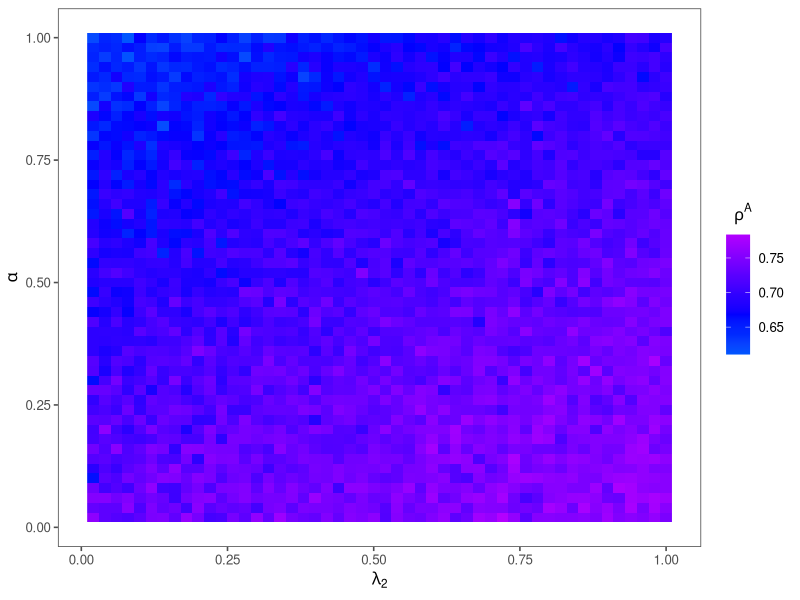
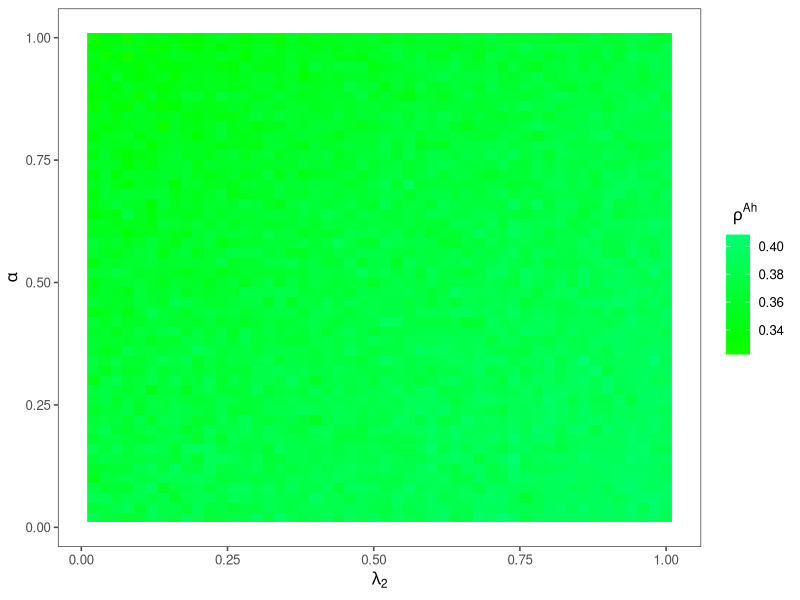
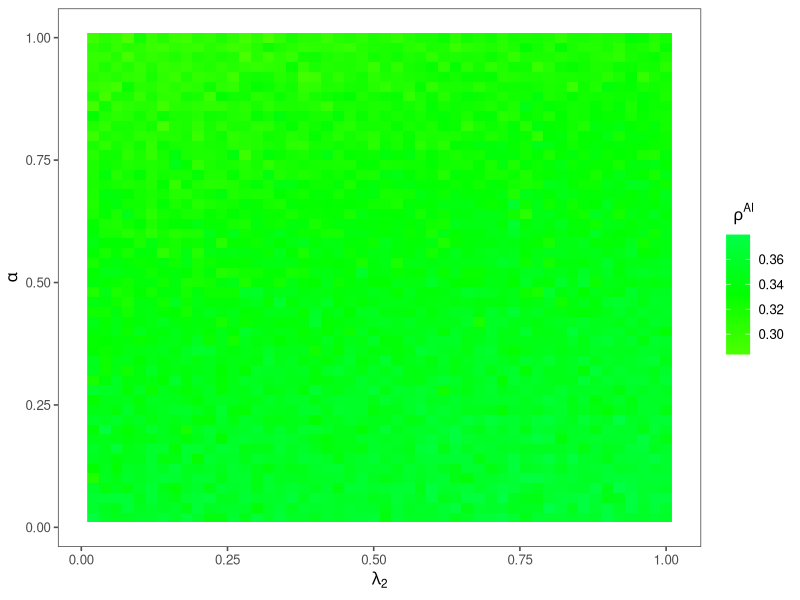
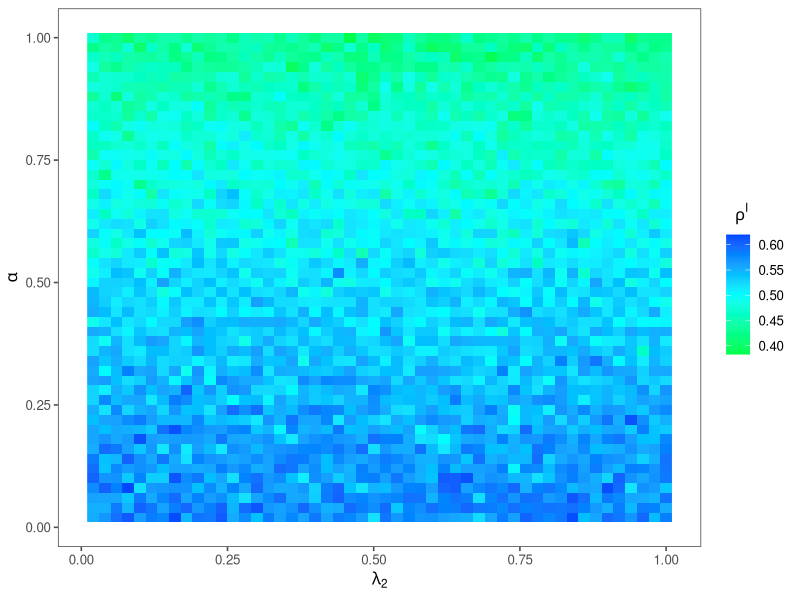
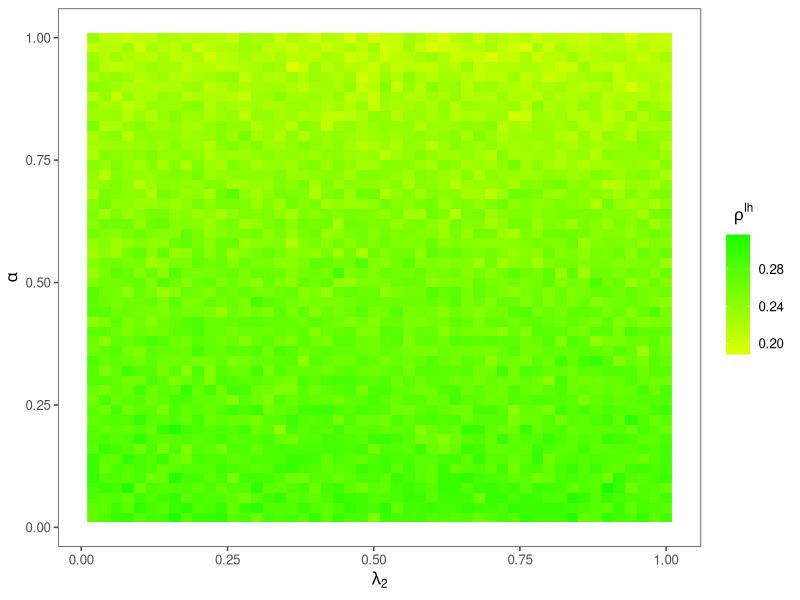
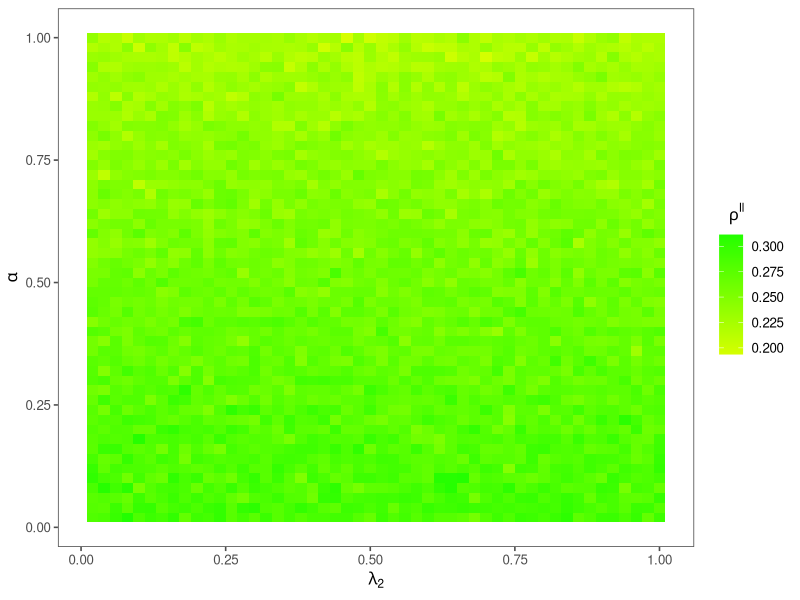
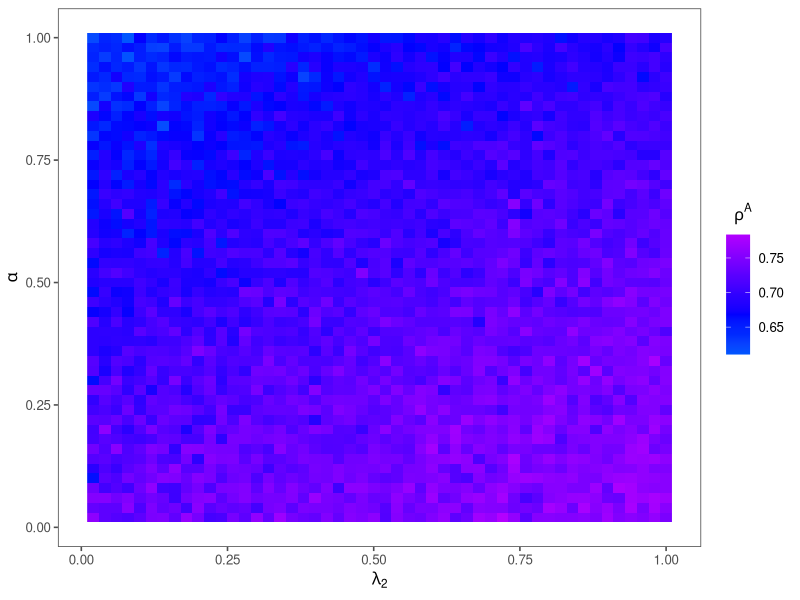
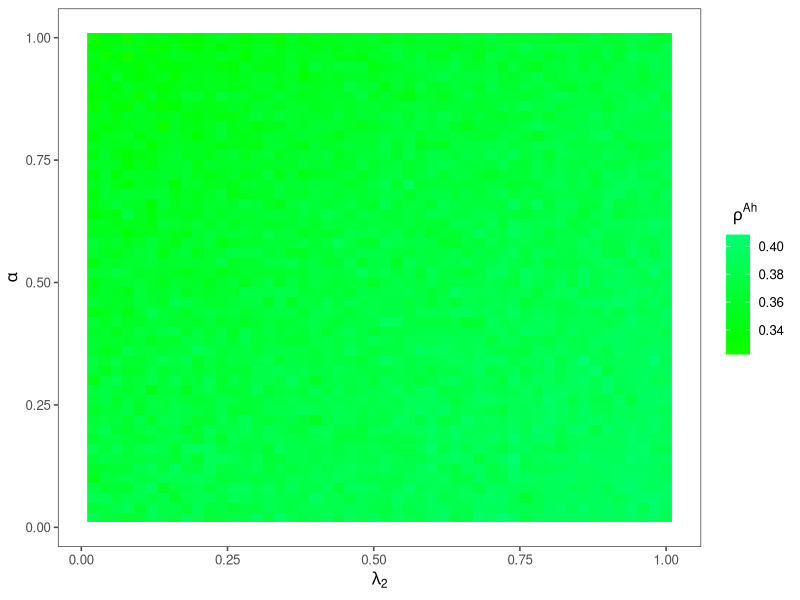

The R source for these figures, in order:
#Dynamical Interplay between Awareness and Epidemic Spreading in Multiplex Networks文章复现
suppressPackageStartupMessages(suppressWarnings({
  library(igraph)
  library(progress)
  library(magrittr)
  library(tidyverse)
  library(ggthemes)
  library(RColorBrewer)
  library(parallel)
  library(foreach)
  library(doParallel)
  library(tidyr)
  library(ggplot2)
}))


getwd()
setwd(dirname(rstudioapi::getActiveDocumentContext()$path))

t1<-Sys.time()

Exp42_data<-read.csv("MC_Exp42_lamda2_alpha.csv")%>% 
  mutate(order=1:nrow(.)) %>% 
  select(order,everything())

#1. rho_A
df<-Exp42_data[,c(2,3,4)] %>%
  purrr::set_names("alpha","lambda2","rho_A")

ggplot(df,aes(x=lambda2,y=alpha,fill=rho_A))+
  geom_raster() +
  scale_fill_gradientn(colours =rainbow(7,start=min(df$rho_A),end=max(df$rho_A)))+
  theme_few()+
  ylab(expression(alpha))+
  xlab(expression(lambda[2]))+
  guides(fill=guide_colorbar(title= expression(rho^A),title.hjust =  .2))

ggsave("exp42rhoA.png",width=15, height=13,units="cm",dpi = 600)

#3. rho_Ah
df<-Exp42_data[,c(2,3,6)] %>%
  purrr::set_names("alpha","lambda2","rho_Ah")

ggplot(df,aes(y=alpha,x=lambda2,fill=rho_Ah))+
  geom_raster() +
  scale_fill_gradientn(colours =rainbow(7,start=min(df$rho_Ah),end=max(df$rho_Ah)))+
  theme_few()+
  ylab(expression(alpha))+
  xlab(expression(lambda[2]))+
  guides(fill=guide_colorbar(title= expression(rho^Ah),title.hjust =  .2))

ggsave("exp42rhoAh.png",width=15, height=13,units="cm",dpi = 600)

#5. rho_Al
df<-Exp42_data[,c(2,3,8)] %>%
  purrr::set_names("alpha","lambda2","rho_Al")

ggplot(df,aes(y=alpha,x=lambda2,fill=rho_Al))+
  geom_raster() +
  scale_fill_gradientn(colours =rainbow(7,start=min(df$rho_Al),end=max(df$rho_Al)))+
  theme_few()+
  ylab(expression(alpha))+
  xlab(expression(lambda[2]))+
  guides(fill=guide_colorbar(title= expression(rho^Al),title.hjust =  .2))

ggsave("exp42rhoAl.png",width=15, height=13,units="cm",dpi = 600)


#--------------------------------------------------------------------------------------------#
temp<-Exp42_data[,c(2,3,5,7,9)]
apply(temp, 2, min)
apply(temp, 2, max)

#2. rho_I
df<-Exp42_data[,c(2,3,5)] %>%
  purrr::set_names("alpha","lambda2","rho_I")

ggplot(df,aes(y=alpha,x=lambda2,fill=rho_I))+
  geom_raster() +
  scale_fill_gradientn(colours =rainbow(7,start=min(df$rho_I),end=max(df$rho_I)))+
  theme_few()+
  ylab(expression(alpha))+
  xlab(expression(lambda[2]))+
  guides(fill=guide_colorbar(title= expression(rho^I),title.hjust =  .2))

ggsave("exp42rhoI.png",width=15, height=13,units="cm",dpi = 600)


#4. rho_Ih
df<-Exp42_data[,c(2,3,7)] %>%
  purrr::set_names("alpha","lambda2","rho_Ih")

ggplot(df,aes(y=alpha,x=lambda2,fill=rho_Ih))+
  geom_raster() +
  scale_fill_gradientn(colours =rainbow(7,start=min(df$rho_Ih),end=max(df$rho_Ih)))+
  theme_few()+
  ylab(expression(alpha))+
  xlab(expression(lambda[2]))+
  guides(fill=guide_colorbar(title= expression(rho^Ih),title.hjust =  .2))

ggsave("exp42rhoIh.png",width=15, height=13,units="cm",dpi = 600)



#6. rho_Il
df<-Exp42_data[,c(2,3,9)] %>%
  purrr::set_names("alpha","lambda2","rho_Il")

ggplot(df,aes(y=alpha,x=lambda2,fill=rho_Il))+
  geom_raster() +
  scale_fill_gradientn(colours =rainbow(7,start=min(df$rho_Il),end=max(df$rho_Il)))+
  theme_few()+
  # scale_x_continuous(limits = c(0,0.5),
  #                    breaks = c(0,0.1,0.2,0.3,0.4,0.5))+
  # scale_y_continuous(limits = c(0.5,1),
  #                    breaks = c(0.5,0.6,0.7,0.8,0.9,1))+
  ylab(expression(alpha))+
  xlab(expression(lambda[2]))+
  guides(fill=guide_colorbar(title= expression(rho^Il),title.hjust =  .2))

ggsave("exp42rhoIl.png",width=15, height=13,units="cm",dpi = 600)


t2<-Sys.time()
t1;t2;t2-t1 
